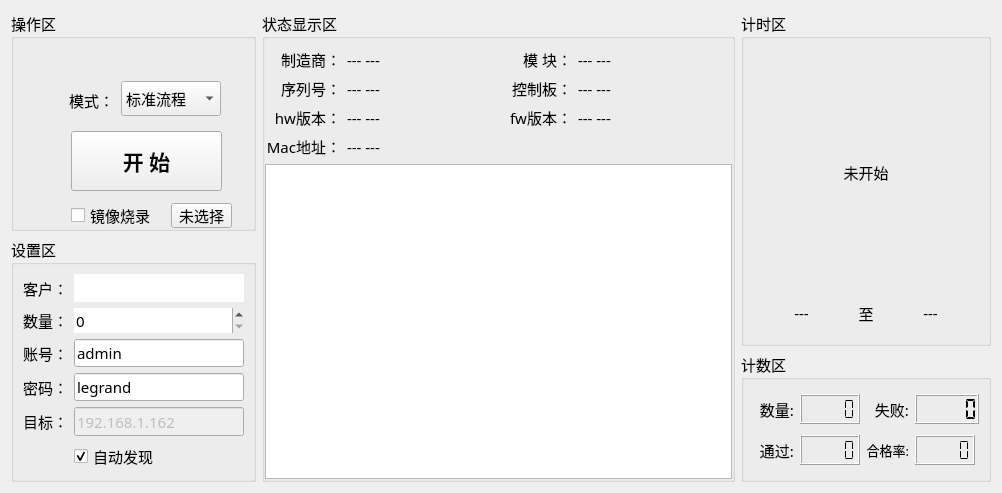
<?xml version="1.0" encoding="UTF-8"?>
<ui version="4.0">
 <class>Home_WorkWid</class>
 <widget class="QWidget" name="Home_WorkWid">
  <property name="geometry">
   <rect>
    <x>0</x>
    <y>0</y>
    <width>1002</width>
    <height>490</height>
   </rect>
  </property>
  <property name="windowTitle">
   <string>Form</string>
  </property>
  <layout class="QGridLayout" name="gridLayout_2">
   <item row="0" column="0">
    <widget class="QGroupBox" name="groupBox_4">
     <property name="minimumSize">
      <size>
       <width>0</width>
       <height>220</height>
      </size>
     </property>
     <property name="font">
      <font>
       <family>微软雅黑</family>
       <pointsize>11</pointsize>
      </font>
     </property>
     <property name="title">
      <string>操作区</string>
     </property>
     <widget class="QPushButton" name="startBtn">
      <property name="geometry">
       <rect>
        <x>60</x>
        <y>120</y>
        <width>151</width>
        <height>60</height>
       </rect>
      </property>
      <property name="minimumSize">
       <size>
        <width>120</width>
        <height>0</height>
       </size>
      </property>
      <property name="maximumSize">
       <size>
        <width>200</width>
        <height>60</height>
       </size>
      </property>
      <property name="font">
       <font>
        <family>微软雅黑</family>
        <pointsize>16</pointsize>
        <weight>75</weight>
        <bold>true</bold>
       </font>
      </property>
      <property name="text">
       <string>开 始</string>
      </property>
     </widget>
     <widget class="QLabel" name="label_10">
      <property name="geometry">
       <rect>
        <x>48</x>
        <y>72</y>
        <width>55</width>
        <height>35</height>
       </rect>
      </property>
      <property name="minimumSize">
       <size>
        <width>55</width>
        <height>35</height>
       </size>
      </property>
      <property name="maximumSize">
       <size>
        <width>70</width>
        <height>35</height>
       </size>
      </property>
      <property name="font">
       <font>
        <family>微软雅黑</family>
        <pointsize>11</pointsize>
       </font>
      </property>
      <property name="text">
       <string>模式：</string>
      </property>
      <property name="alignment">
       <set>Qt::AlignRight|Qt::AlignTrailing|Qt::AlignVCenter</set>
      </property>
     </widget>
     <widget class="QComboBox" name="modeBox">
      <property name="geometry">
       <rect>
        <x>110</x>
        <y>70</y>
        <width>100</width>
        <height>35</height>
       </rect>
      </property>
      <property name="minimumSize">
       <size>
        <width>100</width>
        <height>0</height>
       </size>
      </property>
      <property name="font">
       <font>
        <family>微软雅黑</family>
        <pointsize>11</pointsize>
       </font>
      </property>
      <property name="contextMenuPolicy">
       <enum>Qt::NoContextMenu</enum>
      </property>
      <item>
       <property name="text">
        <string>标准流程</string>
       </property>
      </item>
      <item>
       <property name="text">
        <string>修改配置</string>
       </property>
      </item>
      <item>
       <property name="text">
        <string>安全引导</string>
       </property>
      </item>
      <item>
       <property name="text">
        <string>信息读取</string>
       </property>
      </item>
     </widget>
     <widget class="QCheckBox" name="checkBox">
      <property name="geometry">
       <rect>
        <x>60</x>
        <y>190</y>
        <width>95</width>
        <height>29</height>
       </rect>
      </property>
      <property name="layoutDirection">
       <enum>Qt::LeftToRight</enum>
      </property>
      <property name="text">
       <string>镜像烧录</string>
      </property>
     </widget>
     <widget class="QPushButton" name="imgBtn">
      <property name="geometry">
       <rect>
        <x>160</x>
        <y>192</y>
        <width>61</width>
        <height>25</height>
       </rect>
      </property>
      <property name="text">
       <string>未选择</string>
      </property>
     </widget>
    </widget>
   </item>
   <item row="0" column="1" rowspan="3">
    <widget class="QGroupBox" name="groupBox_6">
     <property name="font">
      <font>
       <family>微软雅黑</family>
       <pointsize>11</pointsize>
      </font>
     </property>
     <property name="title">
      <string>状态显示区</string>
     </property>
     <layout class="QGridLayout" name="gridLayout_5">
      <property name="leftMargin">
       <number>0</number>
      </property>
      <property name="rightMargin">
       <number>0</number>
      </property>
      <property name="bottomMargin">
       <number>0</number>
      </property>
      <item row="0" column="0">
       <widget class="QLabel" name="label_4">
        <property name="maximumSize">
         <size>
          <width>76</width>
          <height>16777215</height>
         </size>
        </property>
        <property name="text">
         <string>制造商：</string>
        </property>
        <property name="alignment">
         <set>Qt::AlignRight|Qt::AlignTrailing|Qt::AlignVCenter</set>
        </property>
       </widget>
      </item>
      <item row="0" column="1">
       <widget class="QLabel" name="mfLab">
        <property name="text">
         <string>--- ---</string>
        </property>
       </widget>
      </item>
      <item row="0" column="2">
       <widget class="QLabel" name="label_15">
        <property name="maximumSize">
         <size>
          <width>65</width>
          <height>16777215</height>
         </size>
        </property>
        <property name="text">
         <string> 模 块：</string>
        </property>
        <property name="alignment">
         <set>Qt::AlignRight|Qt::AlignTrailing|Qt::AlignVCenter</set>
        </property>
       </widget>
      </item>
      <item row="0" column="3">
       <widget class="QLabel" name="modelLab">
        <property name="text">
         <string>--- ---</string>
        </property>
       </widget>
      </item>
      <item row="1" column="0">
       <widget class="QLabel" name="label_7">
        <property name="text">
         <string>序列号：</string>
        </property>
        <property name="alignment">
         <set>Qt::AlignRight|Qt::AlignTrailing|Qt::AlignVCenter</set>
        </property>
       </widget>
      </item>
      <item row="1" column="1">
       <widget class="QLabel" name="snLab">
        <property name="text">
         <string>--- ---</string>
        </property>
       </widget>
      </item>
      <item row="1" column="2">
       <widget class="QLabel" name="label_17">
        <property name="text">
         <string>控制板：</string>
        </property>
        <property name="alignment">
         <set>Qt::AlignRight|Qt::AlignTrailing|Qt::AlignVCenter</set>
        </property>
       </widget>
      </item>
      <item row="1" column="3">
       <widget class="QLabel" name="ctrlSnLab">
        <property name="text">
         <string>--- ---</string>
        </property>
       </widget>
      </item>
      <item row="2" column="0">
       <widget class="QLabel" name="label_9">
        <property name="text">
         <string>hw版本：</string>
        </property>
        <property name="alignment">
         <set>Qt::AlignRight|Qt::AlignTrailing|Qt::AlignVCenter</set>
        </property>
       </widget>
      </item>
      <item row="2" column="1">
       <widget class="QLabel" name="hwLab">
        <property name="text">
         <string>--- ---</string>
        </property>
       </widget>
      </item>
      <item row="2" column="2">
       <widget class="QLabel" name="label_11">
        <property name="text">
         <string>fw版本：</string>
        </property>
        <property name="alignment">
         <set>Qt::AlignRight|Qt::AlignTrailing|Qt::AlignVCenter</set>
        </property>
       </widget>
      </item>
      <item row="2" column="3">
       <widget class="QLabel" name="fwLab">
        <property name="text">
         <string>--- ---</string>
        </property>
       </widget>
      </item>
      <item row="3" column="0">
       <widget class="QLabel" name="label_13">
        <property name="text">
         <string>Mac地址：</string>
        </property>
        <property name="alignment">
         <set>Qt::AlignRight|Qt::AlignTrailing|Qt::AlignVCenter</set>
        </property>
       </widget>
      </item>
      <item row="3" column="1">
       <widget class="QLabel" name="macLab">
        <property name="text">
         <string>--- ---</string>
        </property>
       </widget>
      </item>
      <item row="4" column="0" colspan="4">
       <widget class="QTextEdit" name="textEdit">
        <property name="enabled">
         <bool>true</bool>
        </property>
        <property name="readOnly">
         <bool>true</bool>
        </property>
       </widget>
      </item>
     </layout>
    </widget>
   </item>
   <item row="0" column="2" rowspan="2">
    <widget class="QGroupBox" name="groupBox_1">
     <property name="minimumSize">
      <size>
       <width>250</width>
       <height>150</height>
      </size>
     </property>
     <property name="maximumSize">
      <size>
       <width>260</width>
       <height>350</height>
      </size>
     </property>
     <property name="font">
      <font>
       <family>微软雅黑</family>
       <pointsize>11</pointsize>
      </font>
     </property>
     <property name="title">
      <string>计时区</string>
     </property>
     <layout class="QGridLayout" name="gridLayout">
      <property name="bottomMargin">
       <number>20</number>
      </property>
      <item row="0" column="0" colspan="3">
       <widget class="QLabel" name="timeLab">
        <property name="text">
         <string>未开始</string>
        </property>
        <property name="alignment">
         <set>Qt::AlignCenter</set>
        </property>
       </widget>
      </item>
      <item row="1" column="0">
       <widget class="QLabel" name="startLab">
        <property name="maximumSize">
         <size>
          <width>16777215</width>
          <height>20</height>
         </size>
        </property>
        <property name="text">
         <string>---</string>
        </property>
        <property name="alignment">
         <set>Qt::AlignCenter</set>
        </property>
       </widget>
      </item>
      <item row="1" column="1">
       <widget class="QLabel" name="label_3">
        <property name="maximumSize">
         <size>
          <width>20</width>
          <height>20</height>
         </size>
        </property>
        <property name="text">
         <string>至</string>
        </property>
        <property name="alignment">
         <set>Qt::AlignCenter</set>
        </property>
       </widget>
      </item>
      <item row="1" column="2">
       <widget class="QLabel" name="endLab">
        <property name="maximumSize">
         <size>
          <width>16777215</width>
          <height>20</height>
         </size>
        </property>
        <property name="text">
         <string>---</string>
        </property>
        <property name="alignment">
         <set>Qt::AlignCenter</set>
        </property>
       </widget>
      </item>
     </layout>
    </widget>
   </item>
   <item row="1" column="0" rowspan="2">
    <widget class="QGroupBox" name="groupBox_2">
     <property name="minimumSize">
      <size>
       <width>245</width>
       <height>0</height>
      </size>
     </property>
     <property name="maximumSize">
      <size>
       <width>245</width>
       <height>245</height>
      </size>
     </property>
     <property name="font">
      <font>
       <family>微软雅黑</family>
       <pointsize>11</pointsize>
      </font>
     </property>
     <property name="title">
      <string>设置区</string>
     </property>
     <layout class="QGridLayout" name="gridLayout_3">
      <item row="0" column="0">
       <widget class="QLabel" name="label_35">
        <property name="minimumSize">
         <size>
          <width>0</width>
          <height>20</height>
         </size>
        </property>
        <property name="maximumSize">
         <size>
          <width>80</width>
          <height>30</height>
         </size>
        </property>
        <property name="text">
         <string>客户：</string>
        </property>
        <property name="alignment">
         <set>Qt::AlignRight|Qt::AlignTrailing|Qt::AlignVCenter</set>
        </property>
       </widget>
      </item>
      <item row="0" column="1">
       <widget class="QLineEdit" name="userEdit">
        <property name="frame">
         <bool>false</bool>
        </property>
        <property name="cursorMoveStyle">
         <enum>Qt::LogicalMoveStyle</enum>
        </property>
        <property name="clearButtonEnabled">
         <bool>false</bool>
        </property>
       </widget>
      </item>
      <item row="1" column="0">
       <widget class="QLabel" name="label_38">
        <property name="minimumSize">
         <size>
          <width>45</width>
          <height>20</height>
         </size>
        </property>
        <property name="maximumSize">
         <size>
          <width>100</width>
          <height>30</height>
         </size>
        </property>
        <property name="layoutDirection">
         <enum>Qt::RightToLeft</enum>
        </property>
        <property name="text">
         <string>数量：</string>
        </property>
        <property name="alignment">
         <set>Qt::AlignRight|Qt::AlignTrailing|Qt::AlignVCenter</set>
        </property>
       </widget>
      </item>
      <item row="1" column="1">
       <widget class="QSpinBox" name="cntSpin">
        <property name="minimumSize">
         <size>
          <width>110</width>
          <height>0</height>
         </size>
        </property>
        <property name="focusPolicy">
         <enum>Qt::WheelFocus</enum>
        </property>
        <property name="frame">
         <bool>false</bool>
        </property>
        <property name="correctionMode">
         <enum>QAbstractSpinBox::CorrectToPreviousValue</enum>
        </property>
        <property name="maximum">
         <number>9999</number>
        </property>
        <property name="singleStep">
         <number>100</number>
        </property>
        <property name="stepType">
         <enum>QAbstractSpinBox::DefaultStepType</enum>
        </property>
       </widget>
      </item>
      <item row="2" column="0">
       <widget class="QLabel" name="label">
        <property name="minimumSize">
         <size>
          <width>45</width>
          <height>0</height>
         </size>
        </property>
        <property name="text">
         <string>账号：</string>
        </property>
        <property name="alignment">
         <set>Qt::AlignRight|Qt::AlignTrailing|Qt::AlignVCenter</set>
        </property>
       </widget>
      </item>
      <item row="2" column="1">
       <widget class="QLineEdit" name="userEdit_2">
        <property name="text">
         <string>admin</string>
        </property>
       </widget>
      </item>
      <item row="3" column="0">
       <widget class="QLabel" name="label_2">
        <property name="minimumSize">
         <size>
          <width>45</width>
          <height>0</height>
         </size>
        </property>
        <property name="text">
         <string>密码：</string>
        </property>
        <property name="alignment">
         <set>Qt::AlignRight|Qt::AlignTrailing|Qt::AlignVCenter</set>
        </property>
       </widget>
      </item>
      <item row="3" column="1">
       <widget class="QLineEdit" name="pwdEdit">
        <property name="text">
         <string>legrand</string>
        </property>
       </widget>
      </item>
      <item row="4" column="0">
       <widget class="QLabel" name="label_5">
        <property name="minimumSize">
         <size>
          <width>45</width>
          <height>0</height>
         </size>
        </property>
        <property name="text">
         <string>目标：</string>
        </property>
        <property name="alignment">
         <set>Qt::AlignRight|Qt::AlignTrailing|Qt::AlignVCenter</set>
        </property>
       </widget>
      </item>
      <item row="4" column="1">
       <widget class="QLineEdit" name="ipEdit">
        <property name="enabled">
         <bool>false</bool>
        </property>
        <property name="text">
         <string>192.168.1.162</string>
        </property>
       </widget>
      </item>
      <item row="5" column="1">
       <widget class="QCheckBox" name="adCheckBox">
        <property name="maximumSize">
         <size>
          <width>80</width>
          <height>16777215</height>
         </size>
        </property>
        <property name="text">
         <string>自动发现</string>
        </property>
        <property name="checked">
         <bool>true</bool>
        </property>
       </widget>
      </item>
     </layout>
    </widget>
   </item>
   <item row="2" column="2">
    <widget class="QGroupBox" name="groupBox_3">
     <property name="minimumSize">
      <size>
       <width>0</width>
       <height>130</height>
      </size>
     </property>
     <property name="maximumSize">
      <size>
       <width>250</width>
       <height>220</height>
      </size>
     </property>
     <property name="font">
      <font>
       <family>微软雅黑</family>
       <pointsize>11</pointsize>
      </font>
     </property>
     <property name="title">
      <string>计数区</string>
     </property>
     <layout class="QGridLayout" name="gridLayout_4">
      <item row="0" column="0">
       <widget class="QLabel" name="label_27">
        <property name="maximumSize">
         <size>
          <width>45</width>
          <height>30</height>
         </size>
        </property>
        <property name="text">
         <string>数量:</string>
        </property>
        <property name="alignment">
         <set>Qt::AlignRight|Qt::AlignTrailing|Qt::AlignVCenter</set>
        </property>
       </widget>
      </item>
      <item row="0" column="1">
       <widget class="QLCDNumber" name="allLcd">
        <property name="maximumSize">
         <size>
          <width>60</width>
          <height>30</height>
         </size>
        </property>
        <property name="digitCount">
         <number>5</number>
        </property>
        <property name="segmentStyle">
         <enum>QLCDNumber::Flat</enum>
        </property>
       </widget>
      </item>
      <item row="0" column="2">
       <widget class="QLabel" name="label_28">
        <property name="maximumSize">
         <size>
          <width>45</width>
          <height>30</height>
         </size>
        </property>
        <property name="text">
         <string>失败:</string>
        </property>
        <property name="alignment">
         <set>Qt::AlignRight|Qt::AlignTrailing|Qt::AlignVCenter</set>
        </property>
       </widget>
      </item>
      <item row="0" column="3">
       <widget class="QLCDNumber" name="errLcd">
        <property name="maximumSize">
         <size>
          <width>70</width>
          <height>35</height>
         </size>
        </property>
        <property name="digitCount">
         <number>5</number>
        </property>
        <property name="segmentStyle">
         <enum>QLCDNumber::Flat</enum>
        </property>
        <property name="value" stdset="0">
         <double>0.000000000000000</double>
        </property>
        <property name="intValue" stdset="0">
         <number>0</number>
        </property>
       </widget>
      </item>
      <item row="1" column="0">
       <widget class="QLabel" name="label_29">
        <property name="maximumSize">
         <size>
          <width>45</width>
          <height>30</height>
         </size>
        </property>
        <property name="text">
         <string>通过:</string>
        </property>
        <property name="alignment">
         <set>Qt::AlignRight|Qt::AlignTrailing|Qt::AlignVCenter</set>
        </property>
       </widget>
      </item>
      <item row="1" column="1">
       <widget class="QLCDNumber" name="okLcd">
        <property name="maximumSize">
         <size>
          <width>60</width>
          <height>30</height>
         </size>
        </property>
        <property name="digitCount">
         <number>5</number>
        </property>
        <property name="segmentStyle">
         <enum>QLCDNumber::Flat</enum>
        </property>
        <property name="intValue" stdset="0">
         <number>0</number>
        </property>
       </widget>
      </item>
      <item row="1" column="2">
       <widget class="QLabel" name="label_30">
        <property name="maximumSize">
         <size>
          <width>60</width>
          <height>30</height>
         </size>
        </property>
        <property name="font">
         <font>
          <family>微软雅黑</family>
          <pointsize>10</pointsize>
         </font>
        </property>
        <property name="text">
         <string>合格率:</string>
        </property>
        <property name="alignment">
         <set>Qt::AlignRight|Qt::AlignTrailing|Qt::AlignVCenter</set>
        </property>
       </widget>
      </item>
      <item row="1" column="3">
       <widget class="QLCDNumber" name="passLcd">
        <property name="maximumSize">
         <size>
          <width>60</width>
          <height>30</height>
         </size>
        </property>
        <property name="digitCount">
         <number>5</number>
        </property>
        <property name="segmentStyle">
         <enum>QLCDNumber::Flat</enum>
        </property>
       </widget>
      </item>
     </layout>
    </widget>
   </item>
  </layout>
 </widget>
 <resources/>
 <connections/>
</ui>
